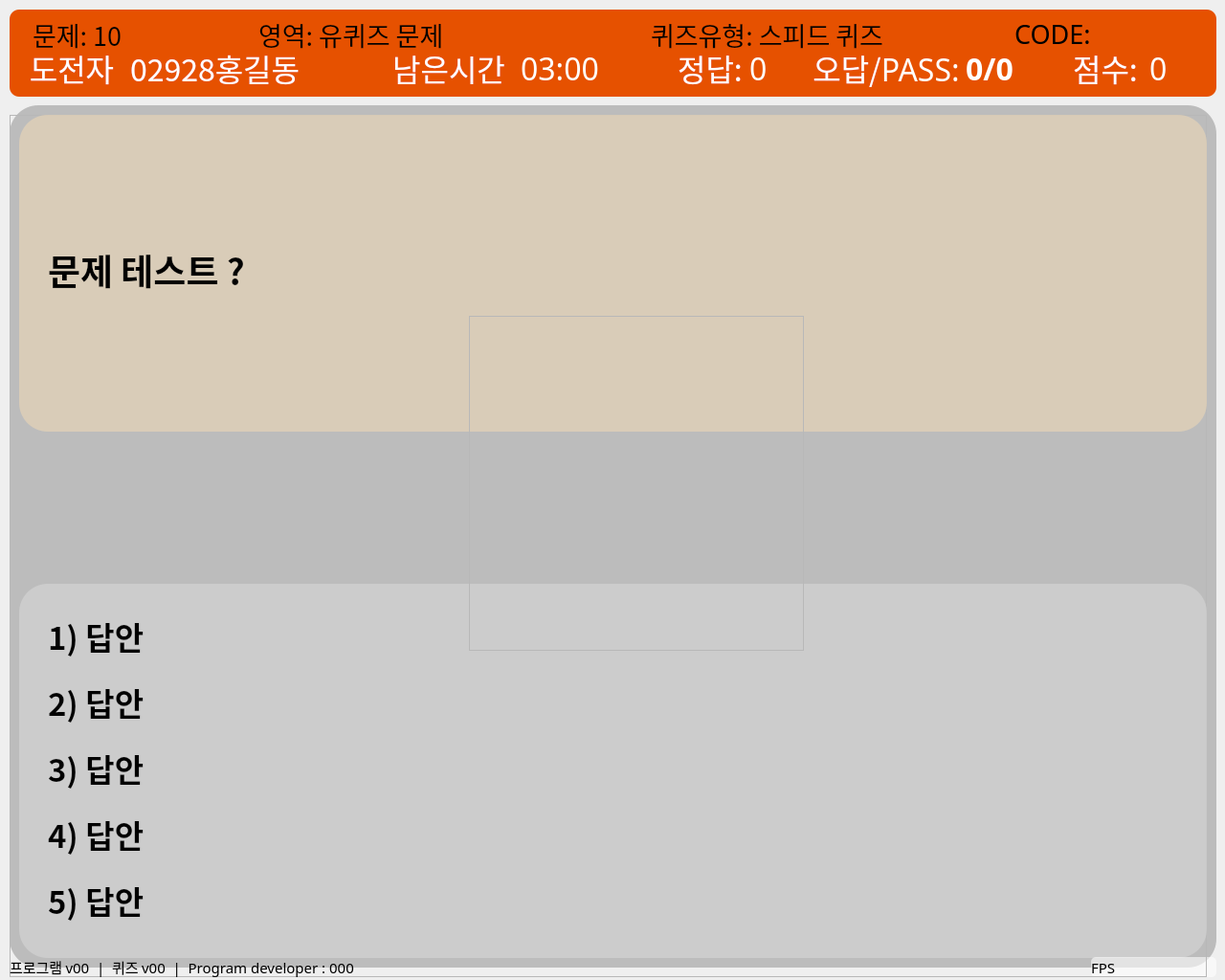
<?xml version="1.0" encoding="UTF-8"?>
<ui version="4.0">
 <class>quizView</class>
 <widget class="QWidget" name="quizView">
  <property name="geometry">
   <rect>
    <x>0</x>
    <y>0</y>
    <width>1280</width>
    <height>1024</height>
   </rect>
  </property>
  <property name="windowTitle">
   <string>Form</string>
  </property>
  <widget class="QFrame" name="fr_top_quiz">
   <property name="enabled">
    <bool>true</bool>
   </property>
   <property name="geometry">
    <rect>
     <x>10</x>
     <y>10</y>
     <width>1261</width>
     <height>91</height>
    </rect>
   </property>
   <property name="styleSheet">
    <string notr="true">background-color: #E65100;
border-radius: 10px;</string>
   </property>
   <property name="frameShape">
    <enum>QFrame::StyledPanel</enum>
   </property>
   <property name="frameShadow">
    <enum>QFrame::Raised</enum>
   </property>
   <widget class="QLabel" name="lb_code">
    <property name="geometry">
     <rect>
      <x>1050</x>
      <y>10</y>
      <width>181</width>
      <height>31</height>
     </rect>
    </property>
    <property name="font">
     <font>
      <family>나눔스퀘어라운드 Bold</family>
      <pointsize>20</pointsize>
     </font>
    </property>
    <property name="text">
     <string>CODE:</string>
    </property>
    <property name="alignment">
     <set>Qt::AlignLeading|Qt::AlignLeft|Qt::AlignVCenter</set>
    </property>
   </widget>
   <widget class="QWidget" name="gridLayoutWidget">
    <property name="geometry">
     <rect>
      <x>10</x>
      <y>38</y>
      <width>1241</width>
      <height>46</height>
     </rect>
    </property>
    <layout class="QGridLayout" name="gridLayout">
     <item row="0" column="0">
      <layout class="QHBoxLayout" name="horizontalLayout_2">
       <item>
        <widget class="QLabel" name="lb_usrTitle">
         <property name="minimumSize">
          <size>
           <width>110</width>
           <height>0</height>
          </size>
         </property>
         <property name="font">
          <font>
           <family>나눔스퀘어라운드 Bold</family>
           <pointsize>24</pointsize>
          </font>
         </property>
         <property name="styleSheet">
          <string notr="true">color: rgb(255, 255, 255);</string>
         </property>
         <property name="text">
          <string>도전자</string>
         </property>
         <property name="alignment">
          <set>Qt::AlignCenter</set>
         </property>
        </widget>
       </item>
       <item>
        <widget class="QLabel" name="lb_usrName">
         <property name="minimumSize">
          <size>
           <width>200</width>
           <height>0</height>
          </size>
         </property>
         <property name="font">
          <font>
           <family>나눔스퀘어라운드 Bold</family>
           <pointsize>24</pointsize>
          </font>
         </property>
         <property name="styleSheet">
          <string notr="true">color: rgb(255, 255, 255);</string>
         </property>
         <property name="text">
          <string>02928홍길동</string>
         </property>
         <property name="alignment">
          <set>Qt::AlignLeading|Qt::AlignLeft|Qt::AlignVCenter</set>
         </property>
        </widget>
       </item>
       <item>
        <spacer name="horizontalSpacer">
         <property name="orientation">
          <enum>Qt::Horizontal</enum>
         </property>
         <property name="sizeHint" stdset="0">
          <size>
           <width>40</width>
           <height>20</height>
          </size>
         </property>
        </spacer>
       </item>
       <item>
        <layout class="QHBoxLayout" name="horizontalLayout_3">
         <item>
          <widget class="QLabel" name="lb_timeTitle">
           <property name="minimumSize">
            <size>
             <width>120</width>
             <height>0</height>
            </size>
           </property>
           <property name="font">
            <font>
             <family>나눔스퀘어라운드 Bold</family>
             <pointsize>24</pointsize>
            </font>
           </property>
           <property name="styleSheet">
            <string notr="true">color: rgb(255, 255, 255);</string>
           </property>
           <property name="text">
            <string>남은시간</string>
           </property>
           <property name="alignment">
            <set>Qt::AlignCenter</set>
           </property>
          </widget>
         </item>
         <item>
          <widget class="QLabel" name="lb_timeView">
           <property name="minimumSize">
            <size>
             <width>100</width>
             <height>0</height>
            </size>
           </property>
           <property name="font">
            <font>
             <family>나눔스퀘어라운드 Bold</family>
             <pointsize>24</pointsize>
            </font>
           </property>
           <property name="styleSheet">
            <string notr="true">color: rgb(255, 255, 255);</string>
           </property>
           <property name="text">
            <string>03:00</string>
           </property>
           <property name="alignment">
            <set>Qt::AlignCenter</set>
           </property>
          </widget>
         </item>
        </layout>
       </item>
       <item>
        <spacer name="horizontalSpacer_2">
         <property name="orientation">
          <enum>Qt::Horizontal</enum>
         </property>
         <property name="sizeHint" stdset="0">
          <size>
           <width>40</width>
           <height>20</height>
          </size>
         </property>
        </spacer>
       </item>
       <item>
        <layout class="QHBoxLayout" name="horizontalLayout_4">
         <item>
          <widget class="QLabel" name="lb_correctTitle">
           <property name="minimumSize">
            <size>
             <width>70</width>
             <height>0</height>
            </size>
           </property>
           <property name="font">
            <font>
             <family>나눔스퀘어라운드 Bold</family>
             <pointsize>24</pointsize>
            </font>
           </property>
           <property name="styleSheet">
            <string notr="true">color: rgb(255, 255, 255);</string>
           </property>
           <property name="text">
            <string>정답:</string>
           </property>
           <property name="alignment">
            <set>Qt::AlignCenter</set>
           </property>
          </widget>
         </item>
         <item>
          <widget class="QLabel" name="lb_correct">
           <property name="minimumSize">
            <size>
             <width>60</width>
             <height>0</height>
            </size>
           </property>
           <property name="font">
            <font>
             <family>나눔스퀘어라운드 Bold</family>
             <pointsize>24</pointsize>
            </font>
           </property>
           <property name="styleSheet">
            <string notr="true">color: rgb(255, 255, 255);</string>
           </property>
           <property name="text">
            <string>0</string>
           </property>
           <property name="alignment">
            <set>Qt::AlignLeading|Qt::AlignLeft|Qt::AlignVCenter</set>
           </property>
          </widget>
         </item>
         <item>
          <layout class="QHBoxLayout" name="horizontalLayout_5">
           <item>
            <widget class="QLabel" name="lb_wrongpassTitle">
             <property name="minimumSize">
              <size>
               <width>70</width>
               <height>0</height>
              </size>
             </property>
             <property name="font">
              <font>
               <family>나눔스퀘어라운드 Bold</family>
               <pointsize>24</pointsize>
              </font>
             </property>
             <property name="styleSheet">
              <string notr="true">color: rgb(255, 255, 255);</string>
             </property>
             <property name="text">
              <string>오답/PASS:</string>
             </property>
             <property name="alignment">
              <set>Qt::AlignCenter</set>
             </property>
            </widget>
           </item>
           <item>
            <widget class="QLabel" name="lb_wrongpass">
             <property name="minimumSize">
              <size>
               <width>60</width>
               <height>0</height>
              </size>
             </property>
             <property name="font">
              <font>
               <family>나눔스퀘어라운드 Bold</family>
               <pointsize>24</pointsize>
               <bold>true</bold>
              </font>
             </property>
             <property name="styleSheet">
              <string notr="true">color: rgb(255, 255, 255);</string>
             </property>
             <property name="text">
              <string>0/0</string>
             </property>
             <property name="alignment">
              <set>Qt::AlignLeading|Qt::AlignLeft|Qt::AlignVCenter</set>
             </property>
            </widget>
           </item>
           <item>
            <layout class="QHBoxLayout" name="horizontalLayout_6">
             <item>
              <spacer name="horizontalSpacer_4">
               <property name="orientation">
                <enum>Qt::Horizontal</enum>
               </property>
               <property name="sizeHint" stdset="0">
                <size>
                 <width>40</width>
                 <height>20</height>
                </size>
               </property>
              </spacer>
             </item>
             <item>
              <widget class="QLabel" name="lb_scoreTitle">
               <property name="minimumSize">
                <size>
                 <width>80</width>
                 <height>0</height>
                </size>
               </property>
               <property name="font">
                <font>
                 <family>나눔스퀘어라운드 Bold</family>
                 <pointsize>24</pointsize>
                </font>
               </property>
               <property name="styleSheet">
                <string notr="true">color: rgb(255, 255, 255);</string>
               </property>
               <property name="text">
                <string>점수:</string>
               </property>
               <property name="alignment">
                <set>Qt::AlignCenter</set>
               </property>
              </widget>
             </item>
             <item>
              <widget class="QLabel" name="lb_score">
               <property name="minimumSize">
                <size>
                 <width>60</width>
                 <height>0</height>
                </size>
               </property>
               <property name="font">
                <font>
                 <family>나눔스퀘어라운드 Bold</family>
                 <pointsize>24</pointsize>
                </font>
               </property>
               <property name="styleSheet">
                <string notr="true">color: rgb(255, 255, 255);</string>
               </property>
               <property name="text">
                <string>0</string>
               </property>
               <property name="alignment">
                <set>Qt::AlignLeading|Qt::AlignLeft|Qt::AlignVCenter</set>
               </property>
              </widget>
             </item>
            </layout>
           </item>
          </layout>
         </item>
        </layout>
       </item>
      </layout>
     </item>
    </layout>
   </widget>
  </widget>
  <widget class="QLabel" name="lb_fps">
   <property name="geometry">
    <rect>
     <x>1140</x>
     <y>1000</y>
     <width>131</width>
     <height>21</height>
    </rect>
   </property>
   <property name="font">
    <font>
     <family>나눔스퀘어라운드 Bold</family>
     <pointsize>11</pointsize>
    </font>
   </property>
   <property name="styleSheet">
    <string notr="true">border-radius: 5px;
background-color: rgba(255, 255, 255, 150);</string>
   </property>
   <property name="text">
    <string>FPS</string>
   </property>
   <property name="alignment">
    <set>Qt::AlignLeading|Qt::AlignLeft|Qt::AlignVCenter</set>
   </property>
  </widget>
  <widget class="QFrame" name="fr_main_quiz">
   <property name="geometry">
    <rect>
     <x>10</x>
     <y>120</y>
     <width>1251</width>
     <height>901</height>
    </rect>
   </property>
   <property name="frameShape">
    <enum>QFrame::StyledPanel</enum>
   </property>
   <property name="frameShadow">
    <enum>QFrame::Raised</enum>
   </property>
   <widget class="QLabel" name="lb_chAnswer">
    <property name="geometry">
     <rect>
      <x>10</x>
      <y>490</y>
      <width>1241</width>
      <height>391</height>
     </rect>
    </property>
    <property name="minimumSize">
     <size>
      <width>110</width>
      <height>0</height>
     </size>
    </property>
    <property name="font">
     <font>
      <family>나눔스퀘어라운드 Bold</family>
      <pointsize>25</pointsize>
      <italic>false</italic>
      <bold>true</bold>
      <underline>false</underline>
      <strikeout>false</strikeout>
      <kerning>true</kerning>
     </font>
    </property>
    <property name="styleSheet">
     <string notr="true">background-color: rgba(255, 255, 255, 60);
border-radius: 30px;</string>
    </property>
    <property name="text">
     <string>&lt;style type=text/

css&gt;
p.margin {
    margin-top: 15px;
    margin-bottom: 15px;
    margin-right: 30px;
    margin-left: 30px;
    line-height: 110%;
}
&lt;/style&gt;

&lt;p class=&quot;margin&quot;&gt;1) 답안 &lt;/p&gt;
&lt;p class=&quot;margin&quot;&gt;2) 답안 &lt;/p&gt;
&lt;p class=&quot;margin&quot;&gt;3) 답안 &lt;/p&gt;
&lt;p class=&quot;margin&quot;&gt;4) 답안 &lt;/p&gt;
&lt;p class=&quot;margin&quot;&gt;5) 답안 &lt;/p&gt;

 

</string>
    </property>
    <property name="alignment">
     <set>Qt::AlignLeading|Qt::AlignLeft|Qt::AlignVCenter</set>
    </property>
    <property name="wordWrap">
     <bool>true</bool>
    </property>
   </widget>
   <widget class="QLabel" name="lb_question">
    <property name="geometry">
     <rect>
      <x>10</x>
      <y>0</y>
      <width>1241</width>
      <height>331</height>
     </rect>
    </property>
    <property name="minimumSize">
     <size>
      <width>110</width>
      <height>0</height>
     </size>
    </property>
    <property name="font">
     <font>
      <family>NanumSquareRound</family>
      <pointsize>28</pointsize>
      <bold>true</bold>
     </font>
    </property>
    <property name="autoFillBackground">
     <bool>false</bool>
    </property>
    <property name="styleSheet">
     <string notr="true">background-color: rgba(255, 224, 178, 110);
border-radius: 30px;</string>
    </property>
    <property name="text">
     <string>&lt;style type=text/

css&gt;
p.margin {
    margin-top: 30px;
    margin-bottom: 30px;
    margin-right: 30px;
    margin-left: 30px;
    line-height: 110%;
}
&lt;/style&gt;

&lt;p class=&quot;margin&quot;&gt; 문제 테스트 ? &lt;/p&gt;</string>
    </property>
    <property name="alignment">
     <set>Qt::AlignLeading|Qt::AlignLeft|Qt::AlignVCenter</set>
    </property>
    <property name="wordWrap">
     <bool>true</bool>
    </property>
   </widget>
  </widget>
  <widget class="QLabel" name="lb_imageView">
   <property name="geometry">
    <rect>
     <x>10</x>
     <y>110</y>
     <width>1261</width>
     <height>901</height>
    </rect>
   </property>
   <property name="font">
    <font>
     <pointsize>28</pointsize>
    </font>
   </property>
   <property name="styleSheet">
    <string notr="true">background-color: rgb(188, 188, 188);
border-radius: 30px;</string>
   </property>
   <property name="text">
    <string/>
   </property>
   <property name="alignment">
    <set>Qt::AlignCenter</set>
   </property>
  </widget>
  <widget class="QLabel" name="lb_type">
   <property name="geometry">
    <rect>
     <x>270</x>
     <y>20</y>
     <width>371</width>
     <height>31</height>
    </rect>
   </property>
   <property name="font">
    <font>
     <family>나눔스퀘어라운드 Bold</family>
     <pointsize>20</pointsize>
    </font>
   </property>
   <property name="text">
    <string>영역: 유퀴즈 문제</string>
   </property>
  </widget>
  <widget class="QLabel" name="lb_no">
   <property name="geometry">
    <rect>
     <x>34</x>
     <y>20</y>
     <width>201</width>
     <height>31</height>
    </rect>
   </property>
   <property name="font">
    <font>
     <family>나눔스퀘어라운드 Bold</family>
     <pointsize>20</pointsize>
    </font>
   </property>
   <property name="text">
    <string>문제: 10</string>
   </property>
  </widget>
  <widget class="QLabel" name="lb_quizResult">
   <property name="geometry">
    <rect>
     <x>260</x>
     <y>330</y>
     <width>791</width>
     <height>381</height>
    </rect>
   </property>
   <property name="font">
    <font>
     <family>Comic Sans MS</family>
     <pointsize>200</pointsize>
     <italic>false</italic>
     <bold>true</bold>
    </font>
   </property>
   <property name="styleSheet">
    <string notr="true"/>
   </property>
   <property name="text">
    <string/>
   </property>
   <property name="alignment">
    <set>Qt::AlignCenter</set>
   </property>
  </widget>
  <widget class="QLabel" name="lb_type2">
   <property name="geometry">
    <rect>
     <x>680</x>
     <y>20</y>
     <width>281</width>
     <height>31</height>
    </rect>
   </property>
   <property name="font">
    <font>
     <family>나눔스퀘어라운드 Bold</family>
     <pointsize>20</pointsize>
    </font>
   </property>
   <property name="text">
    <string>퀴즈유형: 스피드 퀴즈</string>
   </property>
  </widget>
  <widget class="QFrame" name="center_progress">
   <property name="geometry">
    <rect>
     <x>490</x>
     <y>330</y>
     <width>350</width>
     <height>350</height>
    </rect>
   </property>
   <property name="frameShape">
    <enum>QFrame::StyledPanel</enum>
   </property>
   <property name="frameShadow">
    <enum>QFrame::Raised</enum>
   </property>
  </widget>
  <widget class="QLabel" name="lb_verInfo">
   <property name="geometry">
    <rect>
     <x>10</x>
     <y>1000</y>
     <width>600</width>
     <height>21</height>
    </rect>
   </property>
   <property name="font">
    <font>
     <family>나눔스퀘어라운드 Bold</family>
     <pointsize>11</pointsize>
    </font>
   </property>
   <property name="styleSheet">
    <string notr="true">border-radius: 5px;
background-color: rgba(255, 255, 255, 0);</string>
   </property>
   <property name="text">
    <string>프로그램 v00  |  퀴즈 v00  |  Program developer : 000</string>
   </property>
   <property name="alignment">
    <set>Qt::AlignLeading|Qt::AlignLeft|Qt::AlignVCenter</set>
   </property>
  </widget>
  <zorder>lb_imageView</zorder>
  <zorder>fr_top_quiz</zorder>
  <zorder>lb_fps</zorder>
  <zorder>fr_main_quiz</zorder>
  <zorder>lb_type</zorder>
  <zorder>lb_no</zorder>
  <zorder>lb_quizResult</zorder>
  <zorder>lb_type2</zorder>
  <zorder>center_progress</zorder>
  <zorder>lb_verInfo</zorder>
 </widget>
 <resources/>
 <connections/>
</ui>
